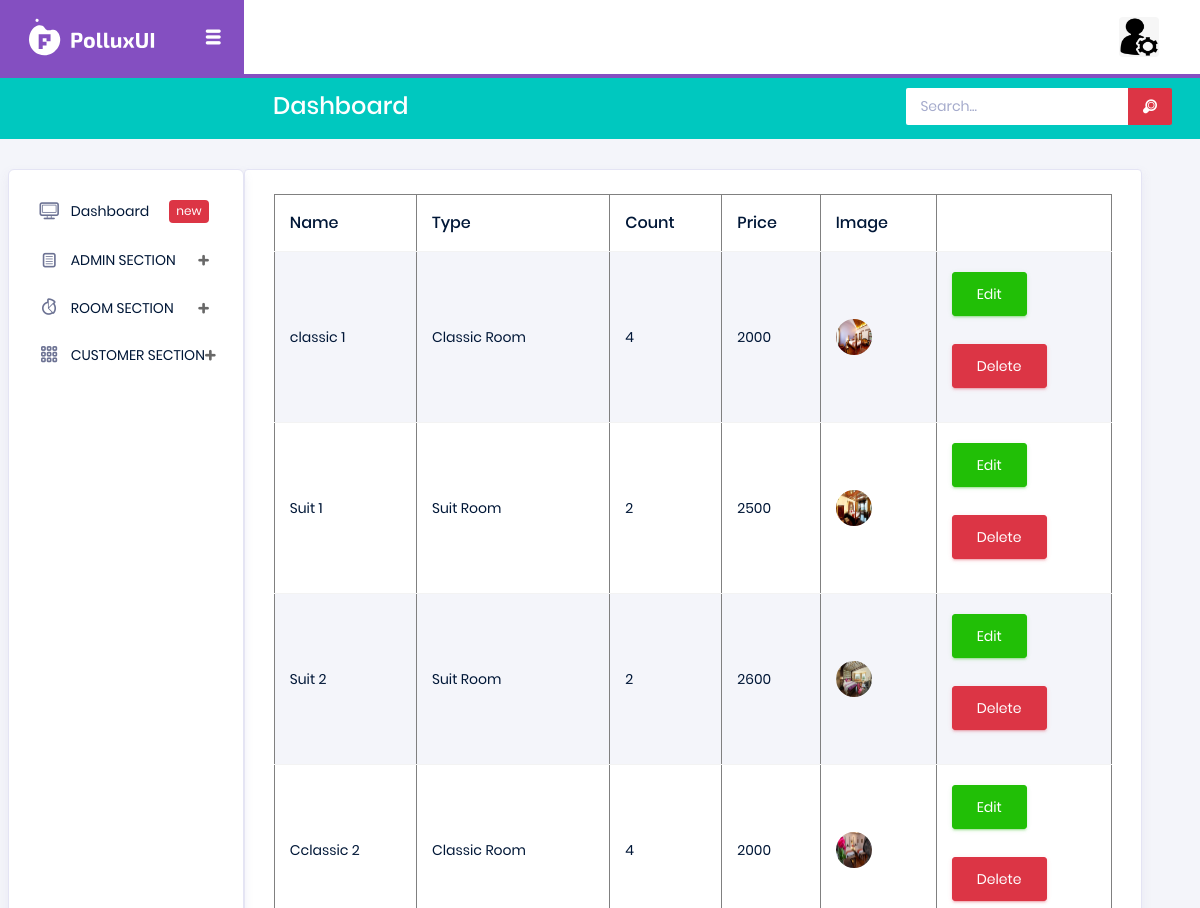
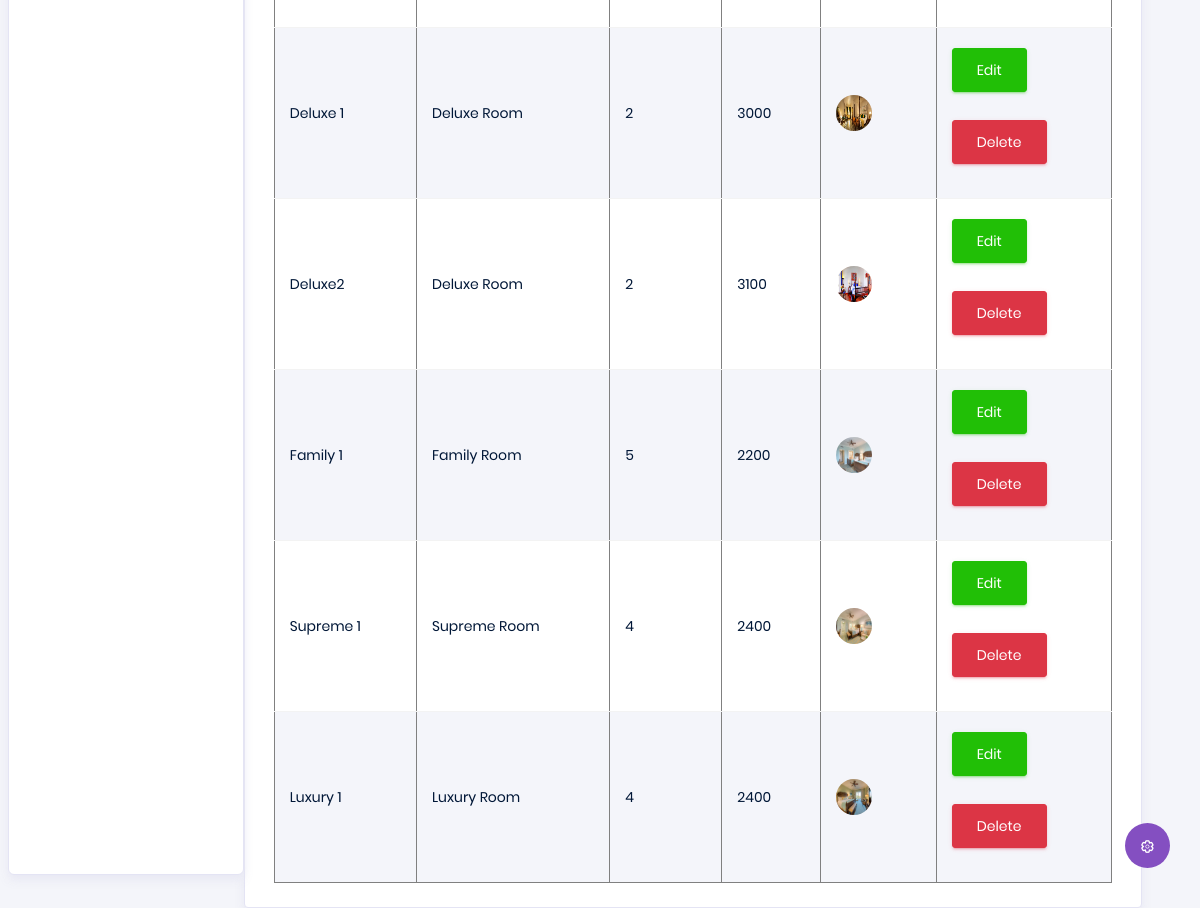
Screenshot of /Backend/viewroom/ with the database file from the repository (2 pictures, top to bottom).
### Backend/models.py (models this page shows)
class roomdb(models.Model):
    Name=models.CharField(max_length=30,null=True,blank=True)
    Type=models.CharField(max_length=30,null=True,blank=True)
    Count=models.IntegerField(null=True,blank=True)
    Price=models.CharField(max_length=30,null=True,blank=True)
    Image = models.ImageField(upload_to="roomsingle", blank=True, null=True)
    Image2 = models.ImageField(upload_to="roomsingle", blank=True, null=True)
    Image3 = models.ImageField(upload_to="roomsingle", blank=True, null=True)

### Backend/views.py (the view)
# urls.py: path('viewroom/', views.viewroom, name="viewroom"),
def viewroom(request):
    data = roomdb.objects.all()
    return render(request,"view_room.html",{'data':data})

### Backend/templates/view_room.html (shortened to what this page needs)
<html lang="en">
{% extends 'index.html' %}
{% block content %}
<head>
</head>
<body>
<div class="card">
                <div class="card-body">
                  <div class="table-responsive">
                    <table border="1px" class="table table-striped">
                      <thead>
                        <tr>
                          <th>
                            Name
                          </th>
                          <th>
                            Type
                          </th>
                             <th>
                            Count
                          </th>
                               <th>
                            Price
                          </th>
                              <th>
                            Image
                          </th>
                        </tr>
                      </thead>
                      <tbody>
                      {% for d in data %}
                        <tr>
                          <td>
                            {{d.Name}}
                          </td>
                          <td>
                            {{d.Type}}
                          </td>
                          <td>
                            {{d.Count}}
                          </td>
                             <td>
                            {{d.Price}}
                          </td>
                              <td class="py-1">
                            <img src="{{ d.Image.url }}" alt="image">
                          </td>
                          <td>
                           <form action="{% url 'editroom' dataid=d.id %}">
                               <button type="submit" class="btn btn-success">Edit</button>
                                </form>&nbsp;<form action="{% url 'deleteroom' dataid=d.id %}">
                               <button onclick="alertmsg()" type="submit" class="btn btn-danger">Delete</button>
                                </form>
                          </td>
                        </tr>
                        {% endfor %}
                      </tbody>
                    </table>
                  </div>
                </div>
              </div>
</body>
</html>
{% endblock %}

### Backend/templates/index.html (shortened to what this page needs)
<html lang="en">
{% load static %}
<head>
  <link rel="stylesheet" href="{% static 'assetb/vendors/typicons/typicons.css' %}">
  <link rel="stylesheet" href="{% static 'assetb/vendors/css/vendor.bundle.base.css' %}">
  <link rel="stylesheet" href="{% static 'assetb/css/vertical-layout-light/style.css' %}">
</head>
<body>
  <div class="container-scroller">
    <nav class="navbar col-lg-12 col-12 p-0 fixed-top d-flex flex-row">
      <div class="navbar-brand-wrapper d-flex justify-content-center">
        <div class="navbar-brand-inner-wrapper d-flex justify-content-between align-items-center w-100">
          <a class="navbar-brand brand-logo" href="index.html"><img src="{% static 'assetb/images/logo.svg' %}" alt="logo"/></a>
          <button class="navbar-toggler navbar-toggler align-self-center" type="button" data-toggle="minimize">
            <span class="typcn typcn-th-menu"></span>
          </button>
        </div>
      </div>
      <div class="navbar-menu-wrapper d-flex align-items-center justify-content-end">
        <ul class="navbar-nav mr-lg-2">
          <li class="nav-item nav-profile dropdown">
            <a class="nav-link" href="#" data-toggle="dropdown" id="profileDropdown">
              <img src="{% static 'assetb/images/faces/admin.png' %}" alt="profile"/>
            </a>
          </li>
        </ul>
      </div>
    </nav>
    <nav class="navbar-breadcrumb col-xl-12 col-12 d-flex flex-row p-0">
      <div class="navbar-links-wrapper d-flex align-items-stretch">
      </div>
      <div class="navbar-menu-wrapper d-flex align-items-center justify-content-end">
        <ul class="navbar-nav mr-lg-2">
          <li class="nav-item ml-0">
            <h4 class="mb-0">Dashboard</h4>
          </li>
        </ul>
        <ul class="navbar-nav navbar-nav-right">
          <li class="nav-item nav-search d-none d-md-block mr-0">
            <div class="input-group">
              <input type="text" class="form-control" placeholder="Search..." aria-label="search" aria-describedby="search">
              <div class="input-group-prepend">
                <span class="input-group-text" id="search">
                  <i class="typcn typcn-zoom"></i>
                </span>
              </div>
            </div>
          </li>
        </ul>
      </div>
    </nav>
    <div class="container-fluid page-body-wrapper">
      <div class="theme-setting-wrapper">
        <div id="settings-trigger"><i class="typcn typcn-cog-outline"></i></div>
      </div>
      <nav class="sidebar sidebar-offcanvas" id="sidebar">
        <ul class="nav">
          <li class="nav-item">
            <a class="nav-link" href="{% url 'indexpage' %}">
              <i class="typcn typcn-device-desktop menu-icon"></i>
              <span class="menu-title">Dashboard</span>
              <div class="badge badge-danger">new</div>
            </a>
          </li>
          <li class="nav-item">
            <a class="nav-link" data-toggle="collapse" href="#ui-basic" aria-expanded="false" aria-controls="ui-basic">
              <i class="typcn typcn-document-text menu-icon"></i>
              <span class="menu-title">ADMIN SECTION</span>
              <i class="menu-arrow"></i>
            </a>
          </li>
           <li class="nav-item">
            <a class="nav-link" data-toggle="collapse" href="#charts" aria-expanded="false" aria-controls="charts">
              <i class="typcn typcn-chart-pie-outline menu-icon"></i>
              <span class="menu-title">ROOM SECTION</span>
              <i class="menu-arrow"></i>
            </a>
          </li>
          <li class="nav-item">
            <a class="nav-link" data-toggle="collapse" href="#tables" aria-expanded="false" aria-controls="tables">
              <i class="typcn typcn-th-small-outline menu-icon"></i>
              <span class="menu-title">CUSTOMER SECTION</span>
              <i class="menu-arrow"></i>
            </a>
          </li>
        </ul>
      </nav>
      <div class="main-panel">
        {% block content %}{% endblock %}
        <footer class="footer">
        </footer>
</body>
</html>

### rows the page displays
roomdb: Name "classic 1", Type "Classic Room", Count "4", Price "2000", Image (picture)
roomdb: Name "Suit 1", Type "Suit Room", Count "2", Price "2500", Image (picture)
roomdb: Name "Suit 2", Type "Suit Room", Count "2", Price "2600", Image (picture)
roomdb: Name "Cclassic 2", Type "Classic Room", Count "4", Price "2000", Image (picture)
roomdb: Name "Deluxe 1", Type "Deluxe Room", Count "2", Price "3000", Image (picture)
roomdb: Name "Deluxe2", Type "Deluxe Room", Count "2", Price "3100", Image (picture)
roomdb: Name "Family 1", Type "Family Room", Count "5", Price "2200", Image (picture)
roomdb: Name "Supreme 1", Type "Supreme Room", Count "4", Price "2400", Image (picture)
roomdb: Name "Luxury 1", Type "Luxury Room", Count "4", Price "2400", Image (picture)
